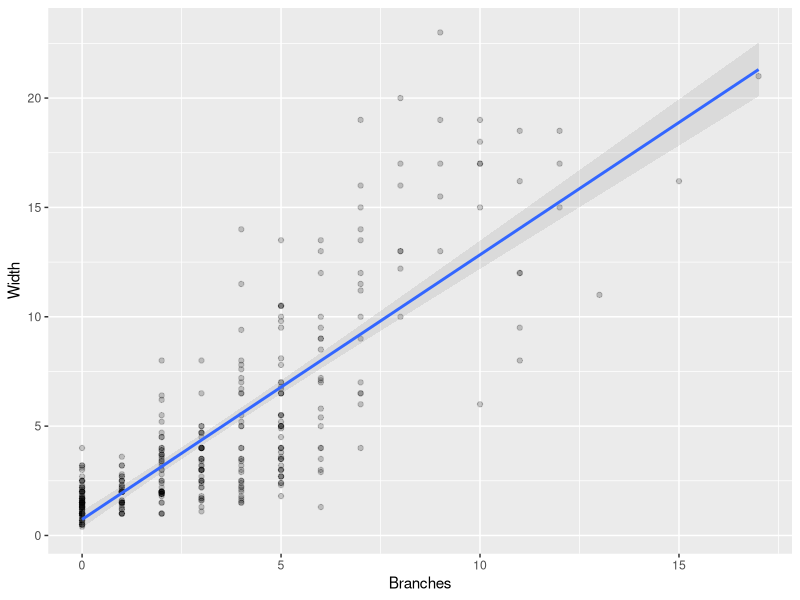
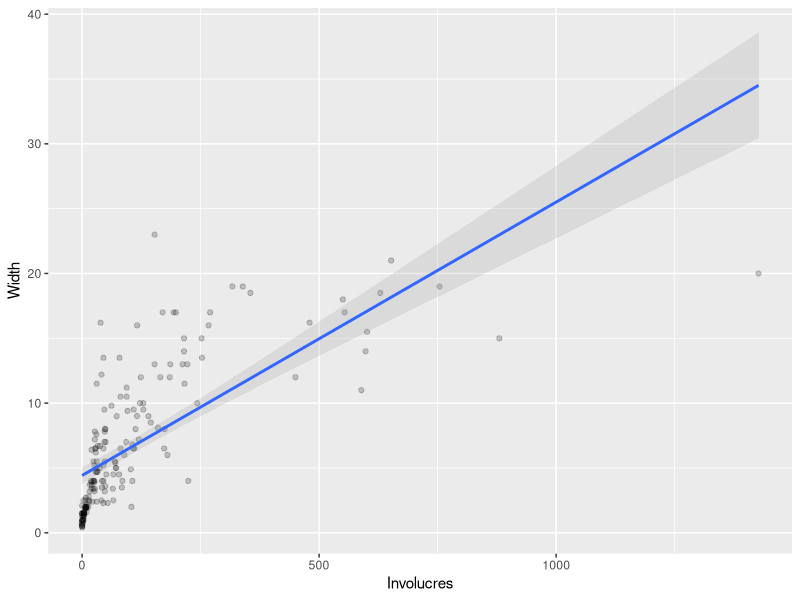
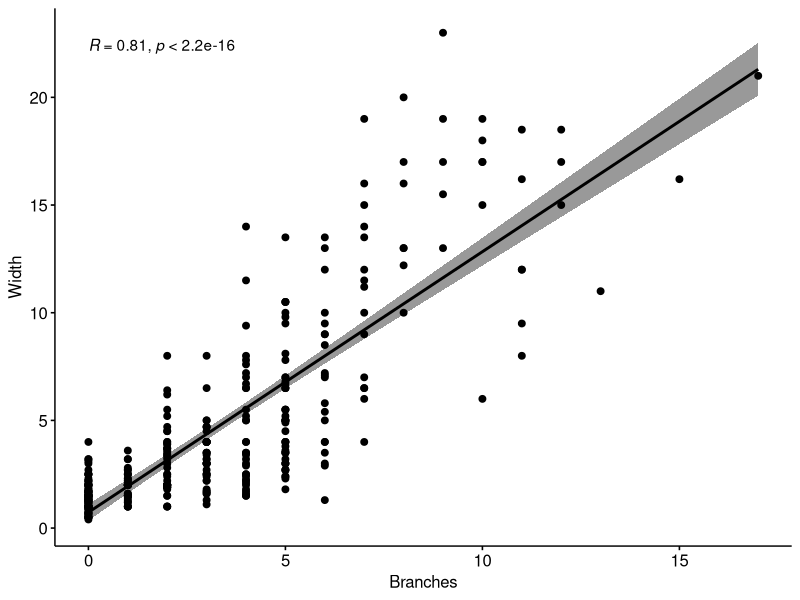
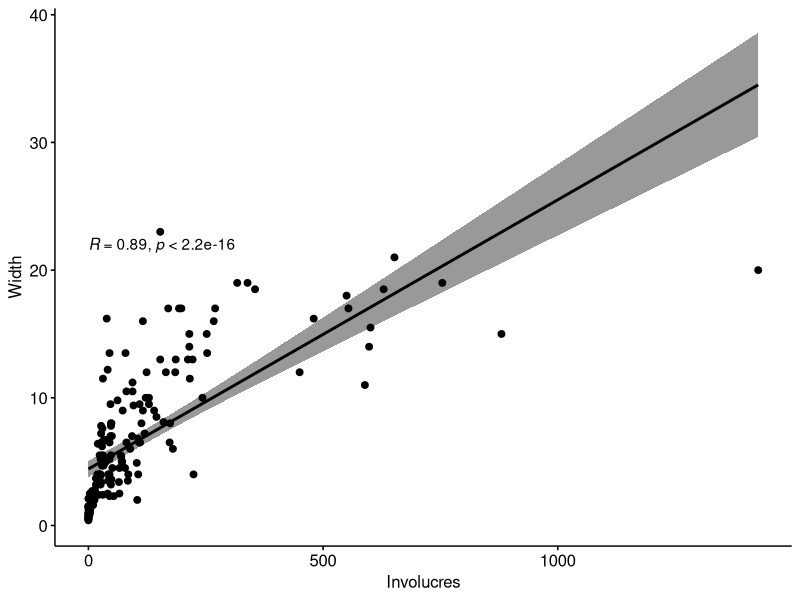

These figures' R source, in order:
#setwd("C:\\Users\\jaspkaur\\Google Drive\\data_analysis\\chorizanthe\\chori")

library(readxl)
library(ggplot2)
library(lme4)
library(Hmisc)

# import growth data##########

growth <- read_excel("data/growth_germ.xlsx", sheet = 1)
growth$Year = as.factor(growth$Year) #convert year values into factor 

##subset dataframe for fecundity data which is only avaibale for 2016 and 2017 study years
growth_inv = subset(growth, Year == 2016 | Year == 2017)
#correlation between plant Width and branches

keep = c("Width", "Branches", "Involucres")
df1 = growth[,keep]
df1 = as.matrix(df1)
r = rcorr(df1, type = c("spearman"))
df1 = as.data.frame(df1)

# ++++++++++++++++++++++++++++
# flattenCorrMatrix
# ++++++++++++++++++++++++++++
# cormat : matrix of the correlation coefficients
# pmat : matrix of the correlation p-values
flattenCorrMatrix <- function(cormat, pmat) {
  ut <- upper.tri(cormat)
  data.frame(
    row = rownames(cormat)[row(cormat)[ut]],
    column = rownames(cormat)[col(cormat)[ut]],
    cor  =(cormat)[ut],
    p = pmat[ut]
  )
}

flattenCorrMatrix(r$r, r$P)

qplot(Branches, 
     Width, 
      data = df1, 
      geom = c("point", "smooth"), 
      method = "lm", 
      alpha = I(1 / 5), 
      se = TRUE)

qplot(Involucres, 
      Width, 
      data = df1, 
      geom = c("point", "smooth"), 
      method = "lm", 
      alpha = I(1 / 5), 
      se = TRUE)

require(ggpubr)
require(tidyverse)
require(Hmisc)
require(corrplot)

##check the normality before deciding on correlation method
#if normal, use pearson correlation otherwise use spearman or kendall

shapiro.test(df1$Width)
shapiro.test(df1$Branches)

ggscatter(df1, x = "Branches", y = "Width",
          add = "reg.line", conf.int = TRUE,
          cor.coef = TRUE, cor.method = "spearman")

ggscatter(df1, x = "Involucres", y = "Width",
          add = "reg.line", conf.int = TRUE,
          cor.coef = TRUE, cor.method = "spearman")
